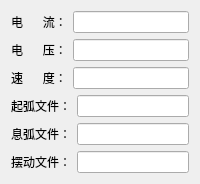
                 <widget class="QWidget" name="tab_15">
                  <attribute name="title">
                   <string> 8 </string>
                  </attribute>
                  <layout class="QGridLayout" name="gridLayout_25">
                   <item row="0" column="0">
                    <layout class="QHBoxLayout" name="horizontalLayout_31">
                     <item>
                      <widget class="QLabel" name="label_21">
                       <property name="text">
                        <string>电      流：</string>
                       </property>
                      </widget>
                     </item>
                     <item>
                      <widget class="QLineEdit" name="I8"/>
                     </item>
                    </layout>
                   </item>
                   <item row="1" column="0">
                    <layout class="QHBoxLayout" name="horizontalLayout_36">
                     <item>
                      <widget class="QLabel" name="label_26">
                       <property name="text">
                        <string>电      压：</string>
                       </property>
                      </widget>
                     </item>
                     <item>
                      <widget class="QLineEdit" name="U8"/>
                     </item>
                    </layout>
                   </item>
                   <item row="2" column="0">
                    <layout class="QHBoxLayout" name="horizontalLayout_33">
                     <item>
                      <widget class="QLabel" name="label_23">
                       <property name="text">
                        <string>速      度：</string>
                       </property>
                      </widget>
                     </item>
                     <item>
                      <widget class="QLineEdit" name="V8"/>
                     </item>
                    </layout>
                   </item>
                   <item row="3" column="0">
                    <layout class="QHBoxLayout" name="horizontalLayout_34">
                     <item>
                      <widget class="QLabel" name="label_24">
                       <property name="text">
                        <string>起弧文件：</string>
                       </property>
                      </widget>
                     </item>
                     <item>
                      <widget class="QLineEdit" name="qh8"/>
                     </item>
                    </layout>
                   </item>
                   <item row="4" column="0">
                    <layout class="QHBoxLayout" name="horizontalLayout_35">
                     <item>
                      <widget class="QLabel" name="label_25">
                       <property name="text">
                        <string>息弧文件：</string>
                       </property>
                      </widget>
                     </item>
                     <item>
                      <widget class="QLineEdit" name="xh8"/>
                     </item>
                    </layout>
                   </item>
                   <item row="5" column="0">
                    <layout class="QHBoxLayout" name="horizontalLayout_32">
                     <item>
                      <widget class="QLabel" name="label_22">
                       <property name="text">
                        <string>摆动文件：</string>
                       </property>
                      </widget>
                     </item>
                     <item>
                      <widget class="QLineEdit" name="weave8"/>
                     </item>
                    </layout>
                   </item>
                  </layout>
                 </widget>
